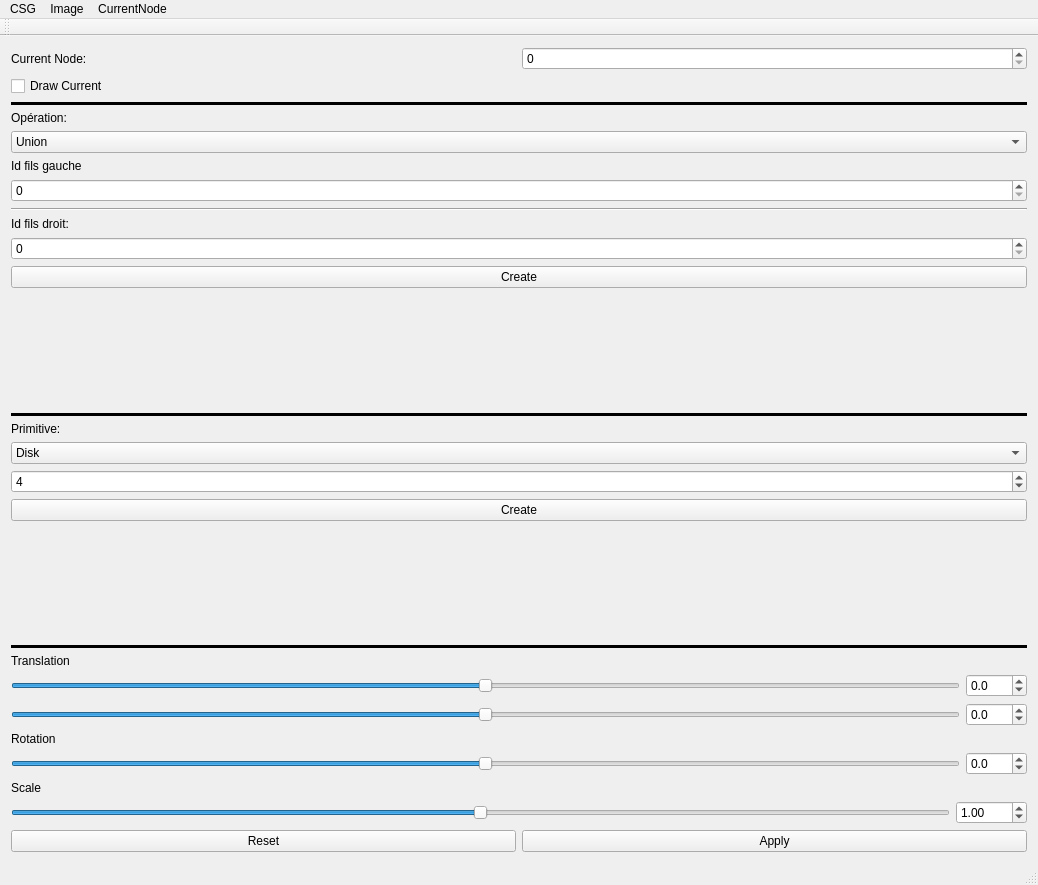
<?xml version="1.0" encoding="UTF-8"?>
<ui version="4.0">
 <class>MainWindow</class>
 <widget class="QMainWindow" name="MainWindow">
  <property name="geometry">
   <rect>
    <x>0</x>
    <y>0</y>
    <width>1038</width>
    <height>885</height>
   </rect>
  </property>
  <property name="windowTitle">
   <string>MainWindow</string>
  </property>
  <widget class="QWidget" name="centralWidget">
   <layout class="QGridLayout" name="gridLayout">
    <item row="0" column="0">
     <layout class="QHBoxLayout" name="HLayout">
      <item>
       <layout class="QVBoxLayout" name="verticalLayout">
        <property name="sizeConstraint">
         <enum>QLayout::SetFixedSize</enum>
        </property>
        <item>
         <layout class="QHBoxLayout" name="horizontalLayout_7">
          <item>
           <widget class="QLabel" name="label_8">
            <property name="text">
             <string>Current Node:</string>
            </property>
           </widget>
          </item>
          <item>
           <widget class="QSpinBox" name="currentNode"/>
          </item>
         </layout>
        </item>
        <item>
         <widget class="QCheckBox" name="checkBox_drawCurrent">
          <property name="text">
           <string>Draw Current</string>
          </property>
         </widget>
        </item>
        <item>
         <widget class="Line" name="line_4">
          <property name="frameShadow">
           <enum>QFrame::Plain</enum>
          </property>
          <property name="lineWidth">
           <number>4</number>
          </property>
          <property name="orientation">
           <enum>Qt::Horizontal</enum>
          </property>
         </widget>
        </item>
        <item>
         <widget class="QLabel" name="label_7">
          <property name="text">
           <string>Opération:</string>
          </property>
         </widget>
        </item>
        <item>
         <widget class="QComboBox" name="Operation">
          <property name="currentIndex">
           <number>0</number>
          </property>
          <item>
           <property name="text">
            <string>Union</string>
           </property>
          </item>
          <item>
           <property name="text">
            <string>Intersection</string>
           </property>
          </item>
          <item>
           <property name="text">
            <string>Différence</string>
           </property>
          </item>
         </widget>
        </item>
        <item>
         <widget class="QLabel" name="label">
          <property name="text">
           <string>Id fils gauche</string>
          </property>
         </widget>
        </item>
        <item>
         <widget class="QSpinBox" name="id_filsGauche"/>
        </item>
        <item>
         <widget class="Line" name="line">
          <property name="orientation">
           <enum>Qt::Horizontal</enum>
          </property>
         </widget>
        </item>
        <item>
         <widget class="QLabel" name="label_2">
          <property name="text">
           <string>Id fils droit:</string>
          </property>
         </widget>
        </item>
        <item>
         <widget class="QSpinBox" name="id_filsDroit"/>
        </item>
        <item>
         <widget class="QPushButton" name="create_oper">
          <property name="text">
           <string>Create</string>
          </property>
         </widget>
        </item>
        <item>
         <spacer name="verticalSpacer">
          <property name="orientation">
           <enum>Qt::Vertical</enum>
          </property>
          <property name="sizeHint" stdset="0">
           <size>
            <width>20</width>
            <height>40</height>
           </size>
          </property>
         </spacer>
        </item>
        <item>
         <widget class="Line" name="line_2">
          <property name="frameShadow">
           <enum>QFrame::Plain</enum>
          </property>
          <property name="lineWidth">
           <number>4</number>
          </property>
          <property name="orientation">
           <enum>Qt::Horizontal</enum>
          </property>
         </widget>
        </item>
        <item>
         <widget class="QLabel" name="label_6">
          <property name="text">
           <string>Primitive:</string>
          </property>
         </widget>
        </item>
        <item>
         <widget class="QComboBox" name="prim_type">
          <item>
           <property name="text">
            <string>Disk</string>
           </property>
          </item>
          <item>
           <property name="text">
            <string>Polygon</string>
           </property>
          </item>
         </widget>
        </item>
        <item>
         <widget class="QSpinBox" name="nb_sides">
          <property name="minimum">
           <number>3</number>
          </property>
          <property name="value">
           <number>4</number>
          </property>
         </widget>
        </item>
        <item>
         <widget class="QPushButton" name="create_prim">
          <property name="text">
           <string>Create</string>
          </property>
         </widget>
        </item>
        <item>
         <spacer name="verticalSpacer_2">
          <property name="orientation">
           <enum>Qt::Vertical</enum>
          </property>
          <property name="sizeHint" stdset="0">
           <size>
            <width>20</width>
            <height>40</height>
           </size>
          </property>
         </spacer>
        </item>
        <item>
         <widget class="Line" name="line_3">
          <property name="frameShadow">
           <enum>QFrame::Plain</enum>
          </property>
          <property name="lineWidth">
           <number>4</number>
          </property>
          <property name="orientation">
           <enum>Qt::Horizontal</enum>
          </property>
         </widget>
        </item>
        <item>
         <widget class="QLabel" name="label_3">
          <property name="text">
           <string>Translation</string>
          </property>
         </widget>
        </item>
        <item>
         <layout class="QHBoxLayout" name="horizontalLayout_2">
          <item>
           <widget class="QSlider" name="translationX">
            <property name="minimum">
             <number>-500</number>
            </property>
            <property name="maximum">
             <number>500</number>
            </property>
            <property name="orientation">
             <enum>Qt::Horizontal</enum>
            </property>
           </widget>
          </item>
          <item>
           <widget class="QDoubleSpinBox" name="dsb_tx">
            <property name="decimals">
             <number>1</number>
            </property>
            <property name="minimum">
             <double>-500.000000000000000</double>
            </property>
            <property name="maximum">
             <double>500.000000000000000</double>
            </property>
           </widget>
          </item>
         </layout>
        </item>
        <item>
         <layout class="QHBoxLayout" name="horizontalLayout_3">
          <item>
           <widget class="QSlider" name="translationY">
            <property name="minimum">
             <number>-500</number>
            </property>
            <property name="maximum">
             <number>500</number>
            </property>
            <property name="orientation">
             <enum>Qt::Horizontal</enum>
            </property>
           </widget>
          </item>
          <item>
           <widget class="QDoubleSpinBox" name="dsb_ty">
            <property name="decimals">
             <number>1</number>
            </property>
            <property name="minimum">
             <double>-500.000000000000000</double>
            </property>
            <property name="maximum">
             <double>500.000000000000000</double>
            </property>
           </widget>
          </item>
         </layout>
        </item>
        <item>
         <widget class="QLabel" name="label_4">
          <property name="text">
           <string>Rotation</string>
          </property>
         </widget>
        </item>
        <item>
         <layout class="QHBoxLayout" name="horizontalLayout_4">
          <item>
           <widget class="QSlider" name="rotation">
            <property name="minimum">
             <number>-180</number>
            </property>
            <property name="maximum">
             <number>180</number>
            </property>
            <property name="orientation">
             <enum>Qt::Horizontal</enum>
            </property>
           </widget>
          </item>
          <item>
           <widget class="QDoubleSpinBox" name="dsb_Rot">
            <property name="decimals">
             <number>1</number>
            </property>
            <property name="minimum">
             <double>-180.000000000000000</double>
            </property>
            <property name="maximum">
             <double>180.000000000000000</double>
            </property>
           </widget>
          </item>
         </layout>
        </item>
        <item>
         <widget class="QLabel" name="label_5">
          <property name="text">
           <string>Scale</string>
          </property>
         </widget>
        </item>
        <item>
         <layout class="QHBoxLayout" name="horizontalLayout_5">
          <item>
           <widget class="QSlider" name="scale">
            <property name="minimum">
             <number>-1000</number>
            </property>
            <property name="maximum">
             <number>1000</number>
            </property>
            <property name="pageStep">
             <number>10</number>
            </property>
            <property name="value">
             <number>0</number>
            </property>
            <property name="orientation">
             <enum>Qt::Horizontal</enum>
            </property>
           </widget>
          </item>
          <item>
           <widget class="QDoubleSpinBox" name="dsb_s">
            <property name="readOnly">
             <bool>false</bool>
            </property>
            <property name="minimum">
             <double>0.000000000000000</double>
            </property>
            <property name="maximum">
             <double>1000.000000000000000</double>
            </property>
            <property name="singleStep">
             <double>0.100000000000000</double>
            </property>
            <property name="value">
             <double>1.000000000000000</double>
            </property>
           </widget>
          </item>
         </layout>
        </item>
        <item>
         <layout class="QHBoxLayout" name="horizontalLayout">
          <item>
           <widget class="QPushButton" name="resetTransfo">
            <property name="text">
             <string>Reset</string>
            </property>
           </widget>
          </item>
          <item>
           <widget class="QPushButton" name="applyTransfo">
            <property name="text">
             <string>Apply</string>
            </property>
           </widget>
          </item>
         </layout>
        </item>
       </layout>
      </item>
     </layout>
    </item>
   </layout>
  </widget>
  <widget class="QToolBar" name="mainToolBar">
   <attribute name="toolBarArea">
    <enum>TopToolBarArea</enum>
   </attribute>
   <attribute name="toolBarBreak">
    <bool>false</bool>
   </attribute>
  </widget>
  <widget class="QStatusBar" name="statusBar"/>
  <widget class="QMenuBar" name="menuBar">
   <property name="geometry">
    <rect>
     <x>0</x>
     <y>0</y>
     <width>1038</width>
     <height>25</height>
    </rect>
   </property>
   <widget class="QMenu" name="menuCSG">
    <property name="title">
     <string>CSG</string>
    </property>
    <addaction name="actionLoadCSG"/>
    <addaction name="actionSaveCSG"/>
    <addaction name="actionAppendCSG"/>
    <addaction name="actionClearCSG"/>
   </widget>
   <widget class="QMenu" name="menuImage">
    <property name="title">
     <string>Image</string>
    </property>
    <addaction name="actionLoadIMG"/>
    <addaction name="actionSaveIMG"/>
    <addaction name="separator"/>
    <addaction name="actionDrawSobel"/>
   </widget>
   <widget class="QMenu" name="menuCurNode">
    <property name="title">
     <string>CurrentNode</string>
    </property>
    <addaction name="actionSwapLRRoot"/>
    <addaction name="actionUnjoinRoot"/>
    <addaction name="actionClone"/>
   </widget>
   <addaction name="menuCSG"/>
   <addaction name="menuImage"/>
   <addaction name="menuCurNode"/>
  </widget>
  <action name="actionLoadCSG">
   <property name="text">
    <string>Load</string>
   </property>
  </action>
  <action name="actionSaveCSG">
   <property name="text">
    <string>Save</string>
   </property>
  </action>
  <action name="actionLoadIMG">
   <property name="text">
    <string>Load</string>
   </property>
  </action>
  <action name="actionSaveIMG">
   <property name="text">
    <string>Save</string>
   </property>
  </action>
  <action name="actionAppendCSG">
   <property name="text">
    <string>Append</string>
   </property>
  </action>
  <action name="actionClearCSG">
   <property name="text">
    <string>Clear</string>
   </property>
  </action>
  <action name="actionSwapLRRoot">
   <property name="text">
    <string>swapLR</string>
   </property>
  </action>
  <action name="actionUnjoinRoot">
   <property name="text">
    <string>unjoinRoot</string>
   </property>
  </action>
  <action name="actionDrawSobel">
   <property name="text">
    <string>drawSobel</string>
   </property>
  </action>
  <action name="actionDraw_BB">
   <property name="text">
    <string>draw BB</string>
   </property>
  </action>
  <action name="actionClone">
   <property name="text">
    <string>clone</string>
   </property>
  </action>
 </widget>
 <layoutdefault spacing="6" margin="11"/>
 <resources/>
 <connections/>
</ui>
